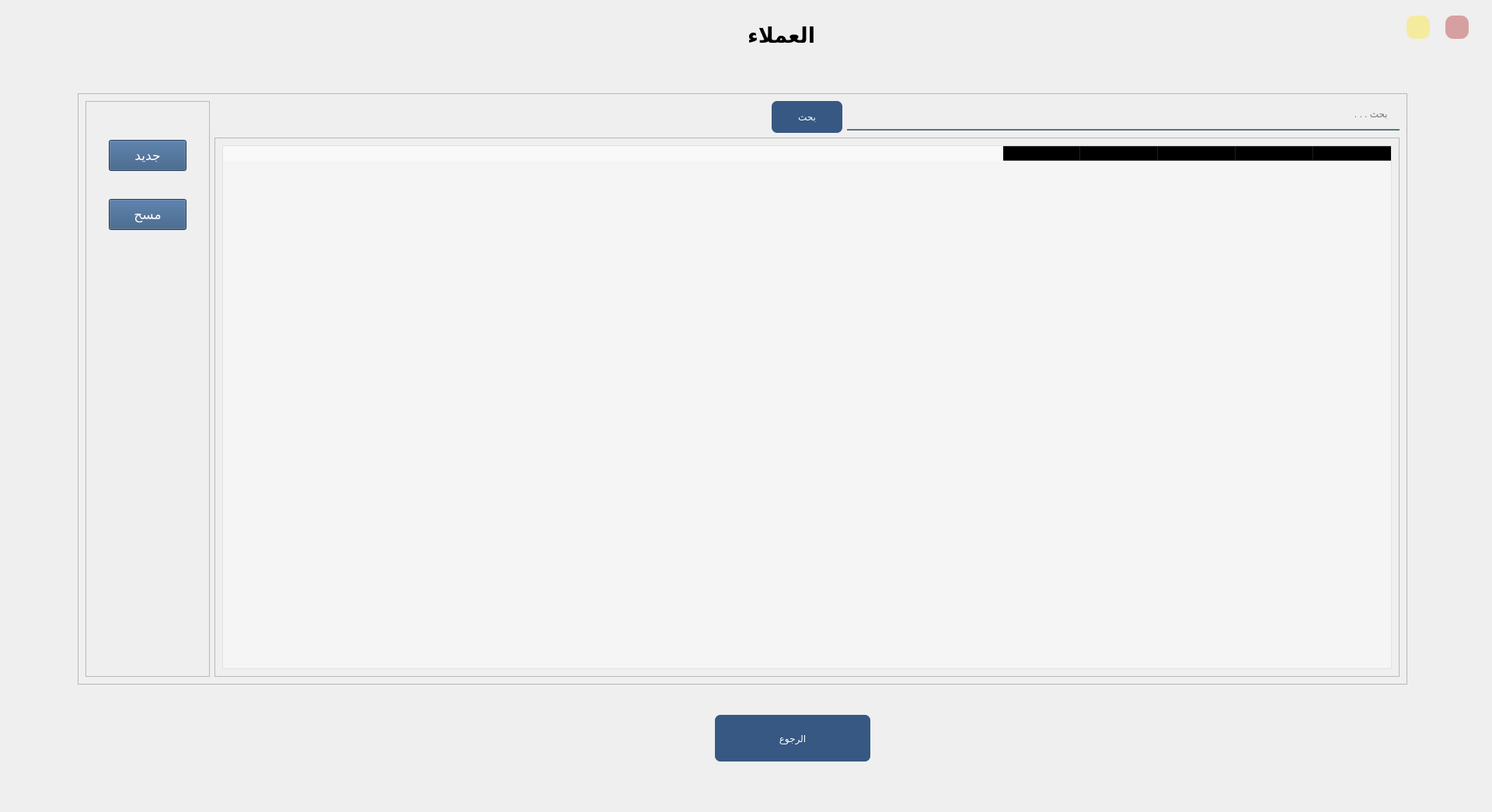
<?xml version="1.0" encoding="UTF-8"?>
<ui version="4.0">
 <class>Form</class>
 <widget class="QWidget" name="Form">
  <property name="geometry">
   <rect>
    <x>0</x>
    <y>0</y>
    <width>1920</width>
    <height>1045</height>
   </rect>
  </property>
  <property name="minimumSize">
   <size>
    <width>1340</width>
    <height>810</height>
   </size>
  </property>
  <property name="windowTitle">
   <string>Form</string>
  </property>
  <widget class="QLabel" name="label">
   <property name="geometry">
    <rect>
     <x>870</x>
     <y>20</y>
     <width>271</width>
     <height>51</height>
    </rect>
   </property>
   <property name="maximumSize">
    <size>
     <width>271</width>
     <height>71</height>
    </size>
   </property>
   <property name="font">
    <font>
     <family>Thunder Lord</family>
     <pointsize>20</pointsize>
     <weight>75</weight>
     <bold>true</bold>
    </font>
   </property>
   <property name="text">
    <string>العملاء</string>
   </property>
   <property name="alignment">
    <set>Qt::AlignCenter</set>
   </property>
  </widget>
  <widget class="QPushButton" name="bck_btn">
   <property name="geometry">
    <rect>
     <x>920</x>
     <y>920</y>
     <width>200</width>
     <height>60</height>
    </rect>
   </property>
   <property name="minimumSize">
    <size>
     <width>200</width>
     <height>60</height>
    </size>
   </property>
   <property name="maximumSize">
    <size>
     <width>16777215</width>
     <height>16777215</height>
    </size>
   </property>
   <property name="styleSheet">
    <string notr="true">font: 14pt &quot;Acumin Pro&quot;;
color: rgb(255, 255, 255);
background-color: rgb(50, 85, 127, 250);

 border-radius: 7px;
</string>
   </property>
   <property name="text">
    <string>الرجوع</string>
   </property>
  </widget>
  <widget class="QLabel" name="label_3">
   <property name="geometry">
    <rect>
     <x>0</x>
     <y>0</y>
     <width>1920</width>
     <height>1080</height>
    </rect>
   </property>
   <property name="minimumSize">
    <size>
     <width>1361</width>
     <height>821</height>
    </size>
   </property>
   <property name="maximumSize">
    <size>
     <width>16777215</width>
     <height>16777215</height>
    </size>
   </property>
   <property name="text">
    <string/>
   </property>
   <property name="pixmap">
    <pixmap resource="app_resources.qrc">:/login/images/backgroung/3433814.jpg</pixmap>
   </property>
   <property name="scaledContents">
    <bool>true</bool>
   </property>
  </widget>
  <widget class="QPushButton" name="exit_btn">
   <property name="geometry">
    <rect>
     <x>1860</x>
     <y>20</y>
     <width>30</width>
     <height>30</height>
    </rect>
   </property>
   <property name="minimumSize">
    <size>
     <width>30</width>
     <height>30</height>
    </size>
   </property>
   <property name="maximumSize">
    <size>
     <width>161</width>
     <height>161</height>
    </size>
   </property>
   <property name="styleSheet">
    <string notr="true">QPushButton {
	background-color: rgb(178, 39, 39,100);
    color: #FFFFFF;
    padding: 2px;
    font: bold 15px;
    border-width: 6px;
    border-radius: 10px;
    border-color: #2752B8;
}
QPushButton:hover {
    background-color: #827397;
}</string>
   </property>
   <property name="text">
    <string/>
   </property>
   <property name="icon">
    <iconset resource="app_resources.qrc">
     <normaloff>:/icons/icons/icons8-close-window-96.png</normaloff>:/icons/icons/icons8-close-window-96.png</iconset>
   </property>
   <property name="iconSize">
    <size>
     <width>20</width>
     <height>20</height>
    </size>
   </property>
  </widget>
  <widget class="QPushButton" name="minimize_btn">
   <property name="geometry">
    <rect>
     <x>1810</x>
     <y>20</y>
     <width>30</width>
     <height>30</height>
    </rect>
   </property>
   <property name="minimumSize">
    <size>
     <width>30</width>
     <height>30</height>
    </size>
   </property>
   <property name="maximumSize">
    <size>
     <width>161</width>
     <height>161</height>
    </size>
   </property>
   <property name="styleSheet">
    <string notr="true">QPushButton {
	background-color: rgb(255, 229, 32,100);
    color: #FFFFFF;
    padding: 2px;
    font: bold 15px;
    border-width: 6px;
    border-radius: 10px;
    border-color: #2752B8;
}
QPushButton:hover {
    background-color: #827397;
}</string>
   </property>
   <property name="text">
    <string/>
   </property>
   <property name="icon">
    <iconset resource="app_resources.qrc">
     <normaloff>:/icons/icons/icons8-subtract-16.png</normaloff>:/icons/icons/icons8-subtract-16.png</iconset>
   </property>
   <property name="iconSize">
    <size>
     <width>30</width>
     <height>30</height>
    </size>
   </property>
  </widget>
  <widget class="QFrame" name="frame">
   <property name="geometry">
    <rect>
     <x>100</x>
     <y>120</y>
     <width>1711</width>
     <height>761</height>
    </rect>
   </property>
   <property name="frameShape">
    <enum>QFrame::StyledPanel</enum>
   </property>
   <property name="frameShadow">
    <enum>QFrame::Raised</enum>
   </property>
   <layout class="QGridLayout" name="gridLayout_2">
    <item row="0" column="0" rowspan="2">
     <widget class="QFrame" name="frame_2">
      <property name="maximumSize">
       <size>
        <width>160</width>
        <height>16777215</height>
       </size>
      </property>
      <property name="frameShape">
       <enum>QFrame::StyledPanel</enum>
      </property>
      <property name="frameShadow">
       <enum>QFrame::Raised</enum>
      </property>
      <layout class="QGridLayout" name="gridLayout">
       <item row="0" column="0">
        <spacer name="verticalSpacer_4">
         <property name="orientation">
          <enum>Qt::Vertical</enum>
         </property>
         <property name="sizeType">
          <enum>QSizePolicy::Fixed</enum>
         </property>
         <property name="sizeHint" stdset="0">
          <size>
           <width>97</width>
           <height>40</height>
          </size>
         </property>
        </spacer>
       </item>
       <item row="1" column="0">
        <widget class="QPushButton" name="new_btn">
         <property name="sizePolicy">
          <sizepolicy hsizetype="MinimumExpanding" vsizetype="Fixed">
           <horstretch>0</horstretch>
           <verstretch>0</verstretch>
          </sizepolicy>
         </property>
         <property name="minimumSize">
          <size>
           <width>100</width>
           <height>40</height>
          </size>
         </property>
         <property name="maximumSize">
          <size>
           <width>100</width>
           <height>40</height>
          </size>
         </property>
         <property name="font">
          <font>
           <family>Acumin Pro</family>
           <pointsize>13</pointsize>
           <weight>50</weight>
           <italic>false</italic>
           <bold>false</bold>
          </font>
         </property>
         <property name="styleSheet">
          <string notr="true">
 transition-duration: 0.4s;
 color: white;
 background-color :rgb(50, 85, 127);
 border: 2px solid #rgb(50, 85, 127)

 box-shadow: 0 12px 16px 0 rgba(0,0,0,0.24), 0 17px 50px 0 rgba(0,0,0,0.19);</string>
         </property>
         <property name="text">
          <string>جديد</string>
         </property>
        </widget>
       </item>
       <item row="2" column="0">
        <spacer name="verticalSpacer_2">
         <property name="orientation">
          <enum>Qt::Vertical</enum>
         </property>
         <property name="sizeType">
          <enum>QSizePolicy::Fixed</enum>
         </property>
         <property name="sizeHint" stdset="0">
          <size>
           <width>97</width>
           <height>30</height>
          </size>
         </property>
        </spacer>
       </item>
       <item row="3" column="0">
        <widget class="QPushButton" name="delete_btn">
         <property name="sizePolicy">
          <sizepolicy hsizetype="MinimumExpanding" vsizetype="Fixed">
           <horstretch>0</horstretch>
           <verstretch>0</verstretch>
          </sizepolicy>
         </property>
         <property name="minimumSize">
          <size>
           <width>100</width>
           <height>40</height>
          </size>
         </property>
         <property name="maximumSize">
          <size>
           <width>100</width>
           <height>40</height>
          </size>
         </property>
         <property name="font">
          <font>
           <family>Acumin Pro</family>
           <pointsize>13</pointsize>
           <weight>50</weight>
           <italic>false</italic>
           <bold>false</bold>
          </font>
         </property>
         <property name="styleSheet">
          <string notr="true">
 transition-duration: 0.4s;
 color: white;
 background-color :rgb(50, 85, 127);
 border: 2px solid #rgb(50, 85, 127)

 box-shadow: 0 12px 16px 0 rgba(0,0,0,0.24), 0 17px 50px 0 rgba(0,0,0,0.19);</string>
         </property>
         <property name="text">
          <string>مسح</string>
         </property>
        </widget>
       </item>
       <item row="4" column="0">
        <spacer name="verticalSpacer">
         <property name="orientation">
          <enum>Qt::Vertical</enum>
         </property>
         <property name="sizeHint" stdset="0">
          <size>
           <width>80</width>
           <height>40</height>
          </size>
         </property>
        </spacer>
       </item>
      </layout>
     </widget>
    </item>
    <item row="0" column="1">
     <spacer name="horizontalSpacer_2">
      <property name="orientation">
       <enum>Qt::Horizontal</enum>
      </property>
      <property name="sizeHint" stdset="0">
       <size>
        <width>135</width>
        <height>20</height>
       </size>
      </property>
     </spacer>
    </item>
    <item row="0" column="2">
     <widget class="QPushButton" name="search_btn">
      <property name="minimumSize">
       <size>
        <width>91</width>
        <height>41</height>
       </size>
      </property>
      <property name="maximumSize">
       <size>
        <width>16777215</width>
        <height>16777215</height>
       </size>
      </property>
      <property name="styleSheet">
       <string notr="true">font: 14pt &quot;Acumin Pro&quot;;
color: rgb(255, 255, 255);
background-color: rgb(50, 85, 127, 250);

 border-radius: 7px;
</string>
      </property>
      <property name="text">
       <string>بحث</string>
      </property>
     </widget>
    </item>
    <item row="0" column="3">
     <widget class="QLineEdit" name="search_lineEdit">
      <property name="minimumSize">
       <size>
        <width>401</width>
        <height>35</height>
       </size>
      </property>
      <property name="styleSheet">
       <string notr="true">background-color:rgba(0, 0, 0, 0);
border:none;
border-bottom:2px solid rgba(46, 82, 101, 200);

padding-bottom:7px;
font: 14pt &quot;Acumin Pro&quot;;</string>
      </property>
      <property name="placeholderText">
       <string>    بحث . . .</string>
      </property>
     </widget>
    </item>
    <item row="1" column="1" colspan="3">
     <widget class="QFrame" name="frame_3">
      <property name="frameShape">
       <enum>QFrame::StyledPanel</enum>
      </property>
      <property name="frameShadow">
       <enum>QFrame::Raised</enum>
      </property>
      <layout class="QGridLayout" name="gridLayout_3">
       <item row="0" column="0">
        <widget class="QTableWidget" name="tableWidget">
         <property name="layoutDirection">
          <enum>Qt::RightToLeft</enum>
         </property>
         <property name="autoFillBackground">
          <bool>false</bool>
         </property>
         <property name="styleSheet">
          <string notr="true">background-color: rgb(255, 255, 255,100);
font: 14pt &quot;Acumin Pro&quot;;</string>
         </property>
         <property name="editTriggers">
          <set>QAbstractItemView::SelectedClicked</set>
         </property>
         <property name="tabKeyNavigation">
          <bool>false</bool>
         </property>
         <property name="showDropIndicator" stdset="0">
          <bool>false</bool>
         </property>
         <property name="dragDropOverwriteMode">
          <bool>false</bool>
         </property>
         <property name="selectionMode">
          <enum>QAbstractItemView::SingleSelection</enum>
         </property>
         <column>
          <property name="text">
           <string>الرقم</string>
          </property>
          <property name="textAlignment">
           <set>AlignCenter</set>
          </property>
         </column>
         <column>
          <property name="text">
           <string>اسم العميل</string>
          </property>
          <property name="textAlignment">
           <set>AlignCenter</set>
          </property>
         </column>
         <column>
          <property name="text">
           <string>رقم الهاتف</string>
          </property>
          <property name="textAlignment">
           <set>AlignCenter</set>
          </property>
         </column>
         <column>
          <property name="text">
           <string>المستوى</string>
          </property>
          <property name="textAlignment">
           <set>AlignCenter</set>
          </property>
         </column>
         <column>
          <property name="text">
           <string>تفاصيل آخرى</string>
          </property>
          <property name="textAlignment">
           <set>AlignCenter</set>
          </property>
         </column>
        </widget>
       </item>
      </layout>
     </widget>
    </item>
   </layout>
  </widget>
  <zorder>label_3</zorder>
  <zorder>label</zorder>
  <zorder>bck_btn</zorder>
  <zorder>exit_btn</zorder>
  <zorder>minimize_btn</zorder>
  <zorder>frame</zorder>
 </widget>
 <resources>
  <include location="app_resources.qrc"/>
 </resources>
 <connections/>
</ui>
